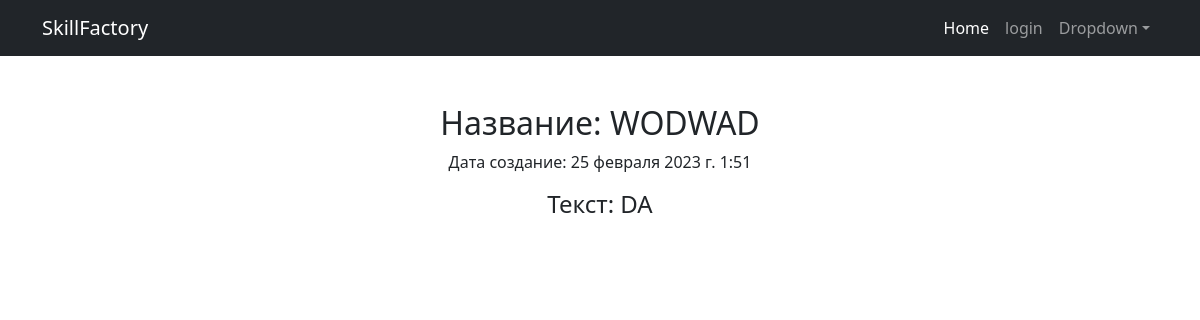
Screenshot of /articles/128 with the database file from the repository.
### news/models.py (models this page shows, shortened)
class Post(models.Model):
    objects = None
    news = 'NW'
    articles = 'AR'
    POSITION = [
        (news, 'Новость'),
        (articles, 'Статья')
    ]
    author_post = models.ForeignKey(Author, on_delete=models.CASCADE)
    category_type = models.CharField(max_length=2, default=news, choices=POSITION)
    date_created = models.DateTimeField(auto_now_add=True)
    category = models.ManyToManyField(Category)
    title = models.CharField(max_length=128, blank=False, null=False)
    text = models.TextField(blank=False, null=False)
    raitingPost = models.SmallIntegerField(default=0, verbose_name='Рэйтинг поста')
    class Meta:
        verbose_name = ("Пост")
        verbose_name_plural = ("Посты")

### news/views.py (the view)
# urls.py: path('<int:pk>', cache_page(60*5)(NewsDetail.as_view()), name='news_detail'),
class NewsDetail(DetailView):
    raise_exception = True
    model = Post
    template_name = 'news_detail.html'
    context_object_name = 'news'

### news/templatetags/custom_filters.py (called while the page is built)
@register.filter(name='censor')
def censor(value):
    bad_words = ["дурак", "глупец"]
    for word in bad_words:
        value = value.replace(word, "*" * len(word))
    return value

### templates/news_detail.html (shortened to what this page needs)
<!DOCTYPE html>
{% extends 'default.html' %}
{% load custom_filters %}
{% block content %}
<h2>Название: {{news.title}}</h2>
<p>Дата создание: {{news.date_created}}</p>
<h4>Текст: {{news.text|censor}}</h4>
{% endblock %}

### rows the page displays
Post: title "WODWAD", date_created "25 февраля 2023 г. 1:51", text|censor "DA"
